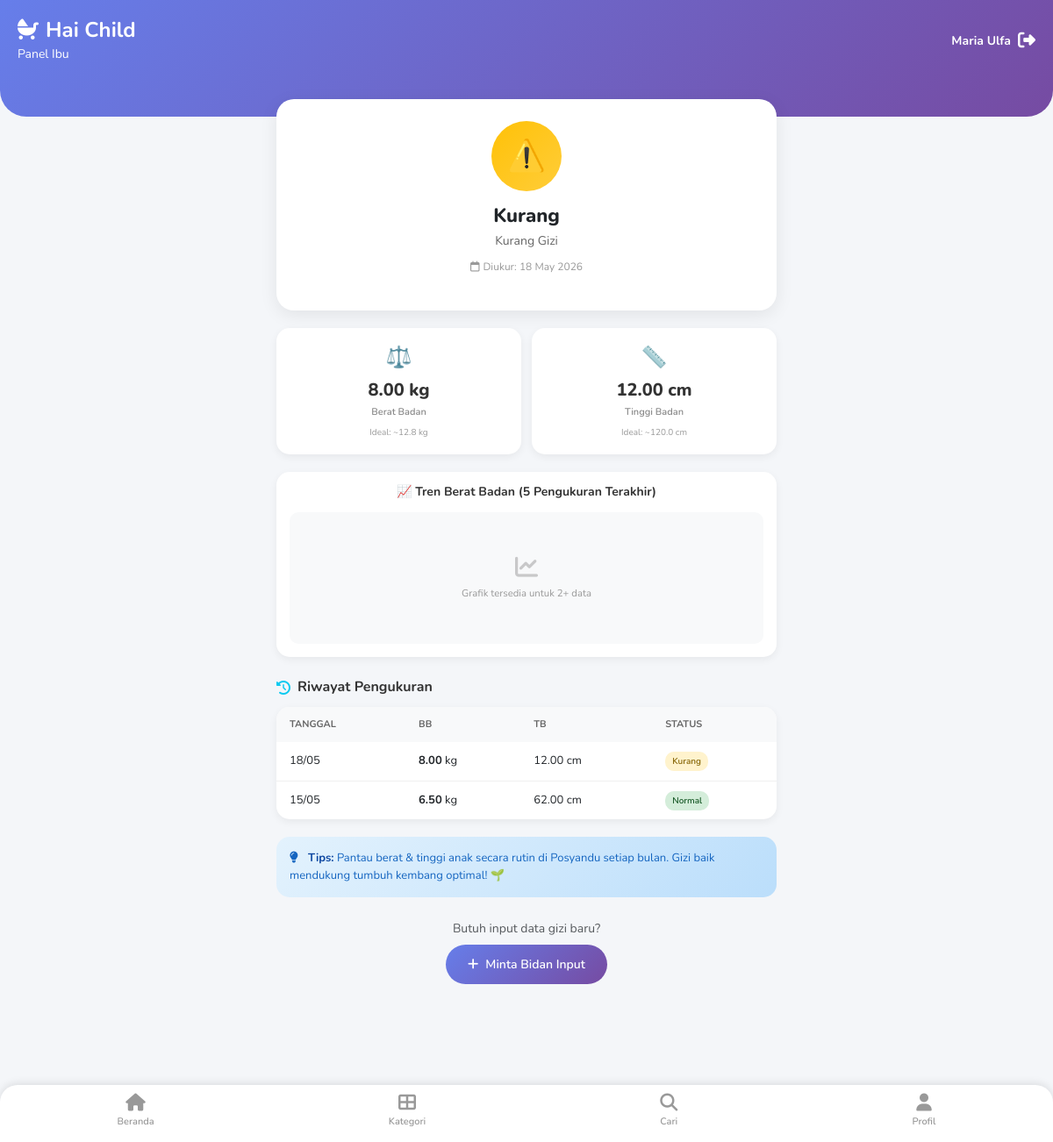
Page /ibu/status_gizi.php (signed in) on the committed database.
### tables this page shows
CREATE TABLE `status_gizi` (
  `id` int(11) NOT NULL,
  `ibu_anak_id` int(11) NOT NULL,
  `tanggal_ukur` date NOT NULL,
  `umur_bulan` int(11) NOT NULL,
  `berat_badan` decimal(5,2) NOT NULL,
  `tinggi_badan` decimal(5,2) NOT NULL,
  `status_gizi` enum('normal','kurang','lebih') NOT NULL,
  `kategori` varchar(50) DEFAULT NULL,
  `created_at` timestamp NOT NULL DEFAULT current_timestamp()
);

CREATE TABLE `ibu_anak` (
  `id` int(11) NOT NULL,
  `user_id` int(11) NOT NULL,
  `nama_ibu` varchar(100) NOT NULL,
  `nama_anak` varchar(100) NOT NULL,
  `tanggal_lahir_anak` date NOT NULL,
  `jenis_kelamin` enum('L','P') NOT NULL,
  `puskesmas` varchar(100) NOT NULL DEFAULT 'Puskesmas Cempaka Putih',
  `created_at` timestamp NOT NULL DEFAULT current_timestamp(),
  `updated_at` timestamp NOT NULL DEFAULT current_timestamp() ON UPDATE current_timestamp()
);

### ibu/status_gizi.php (the view, shortened to what this page needs)
<?php
require_once '../includes/header_ibu.php';
$db = (new Database())->getConnection();
$user_id = $_SESSION['user_id'];
$stmt = $db->prepare("SELECT * FROM ibu_anak WHERE user_id = ?");
$stmt->execute([$user_id]);
$anak = $stmt->fetch();
$gizi = [];
$latest = null;
$chart_data = [];
if ($anak) {
    $stmt = $db->prepare("SELECT * FROM status_gizi WHERE ibu_anak_id = ? ORDER BY tanggal_ukur DESC");
    $stmt->execute([$anak['id']]);
    $gizi = $stmt->fetchAll();
    if (count($gizi) > 0) {
        $latest = $gizi[0];
        $chart_subset = array_slice(array_reverse($gizi), 0, 5);
        foreach ($chart_subset as $g) {
            $chart_data[] = [
                'label' => date('M/y', strtotime($g['tanggal_ukur'])),
                'bb' => $g['berat_badan'],
                'tb' => $g['tinggi_badan']
            ];
        }
    }
}
$umur_bulan = '-';
if ($anak) {
    $birth = new DateTime($anak['tanggal_lahir_anak']);
    $now = new DateTime();
    $diff = $now->diff($birth);
    $umur_bulan = ($diff->y * 12) + $diff->m;
}
$ideal_bb = $umur_bulan != '-' ? (
    $umur_bulan <= 12 ? 3 + ($umur_bulan * 0.5) :
    ($umur_bulan <= 24 ? 9 + (($umur_bulan - 12) * 0.25) : 12 + (($umur_bulan - 24) * 0.2))
) : 0;
$ideal_tb = $umur_bulan != '-' ? (50 + ($umur_bulan * 2.5)) : 0;
?>
<div class="gizi-container">
    <?php if ($latest): ?>
    <div class="status-card">
        <div class="status-icon <?php echo $latest['status_gizi']; ?>">
            <?php
            echo match($latest['status_gizi']) {
                'normal' => '✅',
                'kurang' => '⚠️',
                'lebih' => '🔶',
                default => '❓'
            };
            ?>
        </div>
        <h3 class="status-text"><?php echo ucfirst($latest['status_gizi']); ?></h3>
        <p class="status-kategori"><?php echo ucfirst(str_replace('_', ' ', $latest['kategori'])); ?></p>
        <p class="status-date">
            <i class="far fa-calendar me-1"></i>Diukur: <?php echo date('d M Y', strtotime($latest['tanggal_ukur'])); ?>
        </p>
    </div>
    <div class="detail-grid">
        <div class="detail-box">
            <div style="font-size:24px; margin-bottom:5px;">⚖️</div>
            <div class="detail-value"><?php echo $latest['berat_badan']; ?> kg</div>
            <div class="detail-label">Berat Badan</div>
            <small style="color:#999; font-size:10px;">Ideal: ~<?php echo number_format($ideal_bb, 1); ?> kg</small>
        </div>
        <div class="detail-box">
            <div style="font-size:24px; margin-bottom:5px;">📏</div>
            <div class="detail-value"><?php echo $latest['tinggi_badan']; ?> cm</div>
            <div class="detail-label">Tinggi Badan</div>
            <small style="color:#999; font-size:10px;">Ideal: ~<?php echo number_format($ideal_tb, 1); ?> cm</small>
        </div>
    </div>
    <?php if (count($chart_data) >= 2): ?>
    <div class="chart-card">
        <h5 class="chart-title">📈 Tren Berat Badan (5 Pengukuran Terakhir)</h5>
        <div class="chart-placeholder">
            <div style="text-align:center;">
                <i class="fas fa-chart-line fa-2x mb-2 opacity-50"></i><br>
                <small>Grafik tersedia untuk 2+ data</small>
            </div>
        </div>
    </div>
    <?php endif; ?>
    <?php endif; ?>
    <h4 class="section-title"><i class="fas fa-history text-info"></i>Riwayat Pengukuran</h4>
    <?php if (count($gizi) > 0): ?>
    <div class="riwayat-table">
        <table>
            <thead>
                <tr>
                    <th>Tanggal</th>
                    <th>BB</th>
                    <th>TB</th>
                    <th>Status</th>
                </tr>
            </thead>
            <tbody>
                <?php foreach ($gizi as $row): ?>
                <tr>
                    <td><?php echo date('d/m', strtotime($row['tanggal_ukur'])); ?></td>
                    <td><strong><?php echo $row['berat_badan']; ?></strong> kg</td>
                    <td><?php echo $row['tinggi_badan']; ?> cm</td>
                    <td>
                        <span class="badge-gizi <?php echo $row['status_gizi']; ?>">
                            <?php echo ucfirst($row['status_gizi']); ?>
                        </span>
                    </td>
                </tr>
                <?php endforeach; ?>
            </tbody>
        </table>
    </div>
    <?php else: ?>
    <p class="text-muted small text-center">Tidak ada riwayat pengukuran.</p>
    <?php endif; ?>
    <div class="info-box">
        <i class="fas fa-lightbulb me-2"></i>
        <strong>Tips:</strong> Pantau berat & tinggi anak secara rutin di Posyandu setiap bulan.
        Gizi baik mendukung tumbuh kembang optimal! 🌱
    </div>
    <?php if ($anak): ?>
    <div style="text-align:center; margin-top:25px;">
        <small class="text-muted d-block mb-2">Butuh input data gizi baru?</small>
        <a href="../bidan/tambah_gizi.php?id=<?php echo $anak['id']; ?>"
           style="background: linear-gradient(135deg, #667eea, #764ba2); color: white; padding: 12px 25px; border-radius: 25px; text-decoration: none; font-weight: 600; font-size: 14px; display: inline-block;">
            <i class="fas fa-plus me-2"></i>Minta Bidan Input
        </a>
    </div>
    <?php endif; ?>
</div>
<?php require_once '../includes/footer.php'; ?>

### includes/header_ibu.php (style rules this page uses)
body { font-family: 'Nunito', sans-serif; background-color: #f4f6f9; padding-bottom: 80px; }

### ibu/status_gizi.php (style rules this page uses)
.gizi-container { padding: 20px 15px 100px; max-width: 600px; margin: 0 auto; }
.status-card { background: white; border-radius: 20px; padding: 25px; text-align: center; margin-bottom: 20px; box-shadow: 0 5px 20px rgba(0,0,0,0.08); }
.status-icon { width: 80px; height: 80px; border-radius: 50%; display: inline-flex; align-items: center; justify-content: center; font-size: 35px; margin-bottom: 15px; }
.status-icon.kurang { background: linear-gradient(135deg, #ffc107, #ffcd39); color: #333; }
.status-text { font-size: 22px; font-weight: 800; margin: 0 0 5px; }
.status-kategori { font-size: 14px; color: #666; margin: 0; }
.status-date { font-size: 12px; color: #999; margin-top: 10px; }
.detail-grid { display: grid; grid-template-columns: 1fr 1fr; gap: 12px; margin-bottom: 20px; }
.detail-box { background: white; border-radius: 15px; padding: 15px; text-align: center; box-shadow: 0 3px 10px rgba(0,0,0,0.06); }
.detail-value { font-size: 20px; font-weight: 800; color: #333; margin: 5px 0 2px; }
.detail-label { font-size: 11px; color: #888; font-weight: 600; }
.chart-card { background: white; border-radius: 15px; padding: 15px; margin-bottom: 20px; box-shadow: 0 3px 10px rgba(0,0,0,0.06); }
.chart-title { font-size: 14px; font-weight: 700; color: #333; margin: 0 0 15px; text-align: center; }
.chart-placeholder { height: 150px; background: #f8f9fa; border-radius: 10px; display: flex; align-items: center; justify-content: center; color: #999; font-size: 13px; }
.section-title { font-size: 16px; font-weight: 700; color: #333; margin: 25px 0 12px; display: flex; align-items: center; gap: 8px; }
.riwayat-table { background: white; border-radius: 15px; overflow: hidden; box-shadow: 0 3px 10px rgba(0,0,0,0.06); }
.riwayat-table table { width: 100%; border-collapse: collapse; }
.riwayat-table th { background: #f8f9fa; padding: 12px 15px; font-size: 11px; font-weight: 700; color: #666; text-transform: uppercase; text-align: left; }
.riwayat-table td { padding: 12px 15px; font-size: 13px; border-bottom: 1px solid #f0f0f0; }
.riwayat-table tr:last-child td { border-bottom: none; }
.badge-gizi { font-size: 10px; padding: 4px 8px; border-radius: 10px; font-weight: 600; }
.badge-gizi.normal { background: #d4edda; color: #155724; }
.badge-gizi.kurang { background: #fff3cd; color: #856404; }
.info-box { background: linear-gradient(135deg, #e3f2fd, #bbdefb); border-radius: 15px; padding: 15px; margin-top: 20px; font-size: 13px; color: #1565c0; }
.info-box strong { color: #0d47a1; }

### rows in the picture
status_gizi: status_gizi "⚠️", status_gizi "Kurang", kategori "Kurang Gizi", tanggal_ukur "18 May 2026", berat_badan "8.00", tinggi_badan "12.00", tanggal_ukur "18/05"
ibu_anak: tanggal_lahir_anak "12.8", tanggal_lahir_anak "120.0"
status_gizi: tanggal_ukur "15/05", berat_badan "6.50", tinggi_badan "62.00", status_gizi "Normal"

### other values in the picture
$_SESSION['nama'] "Maria Ulfa"
